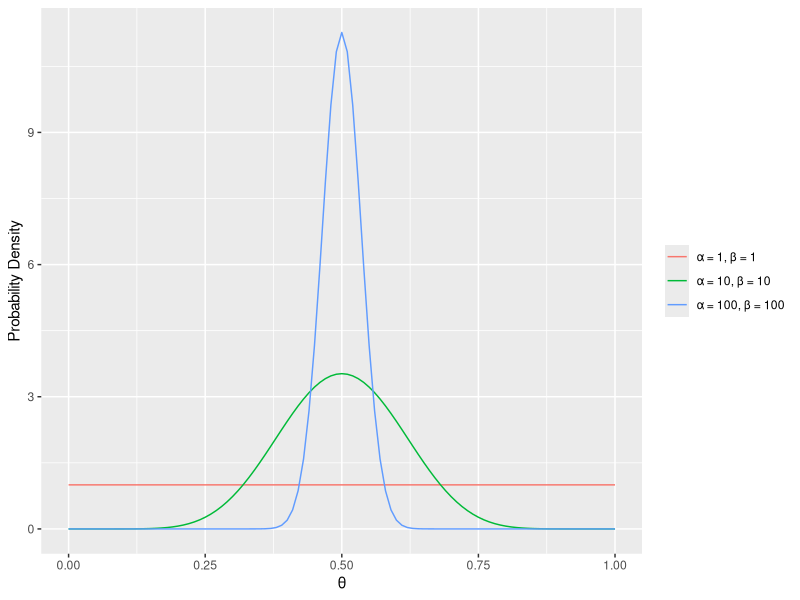
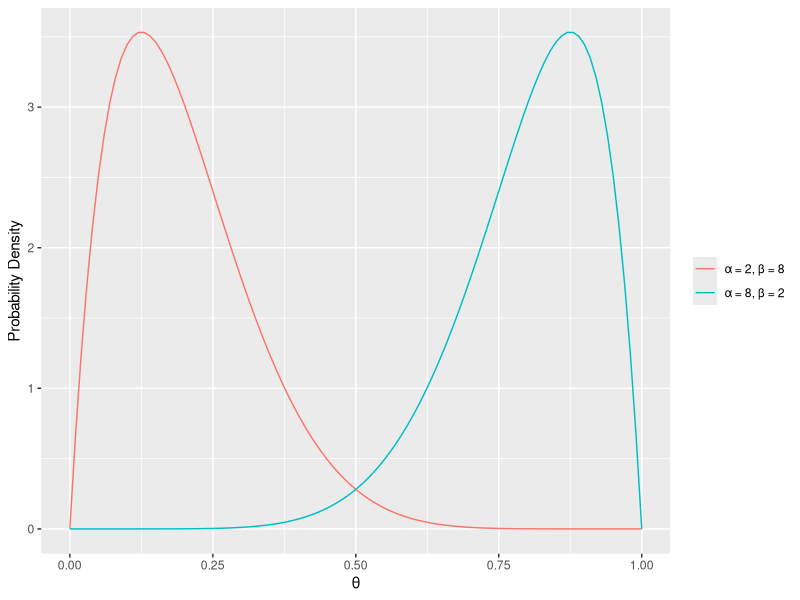
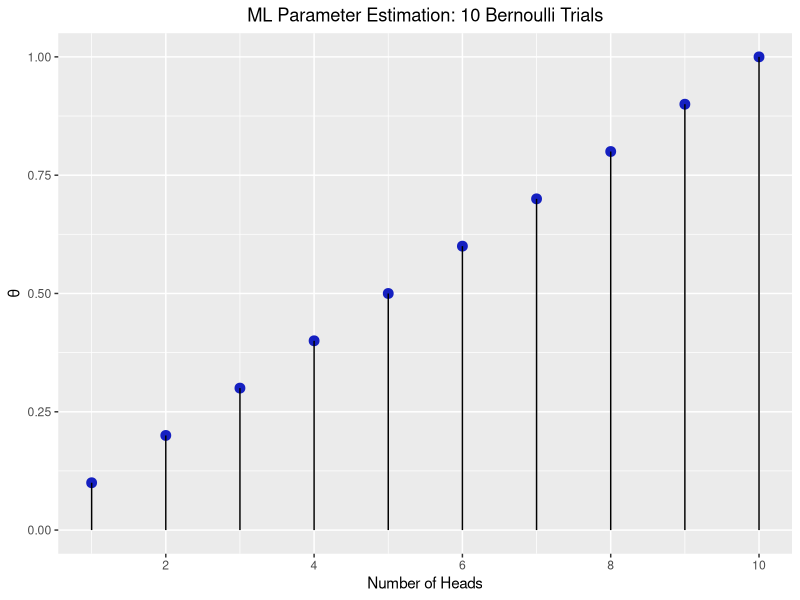
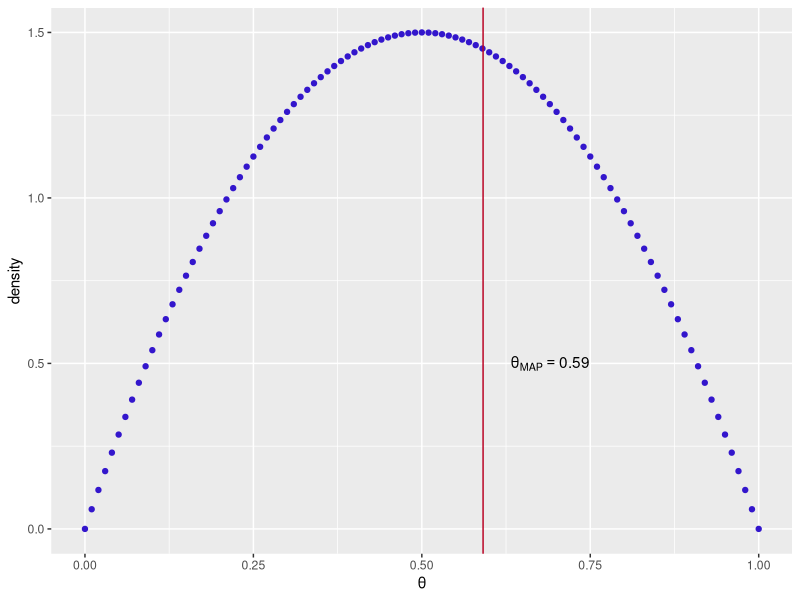
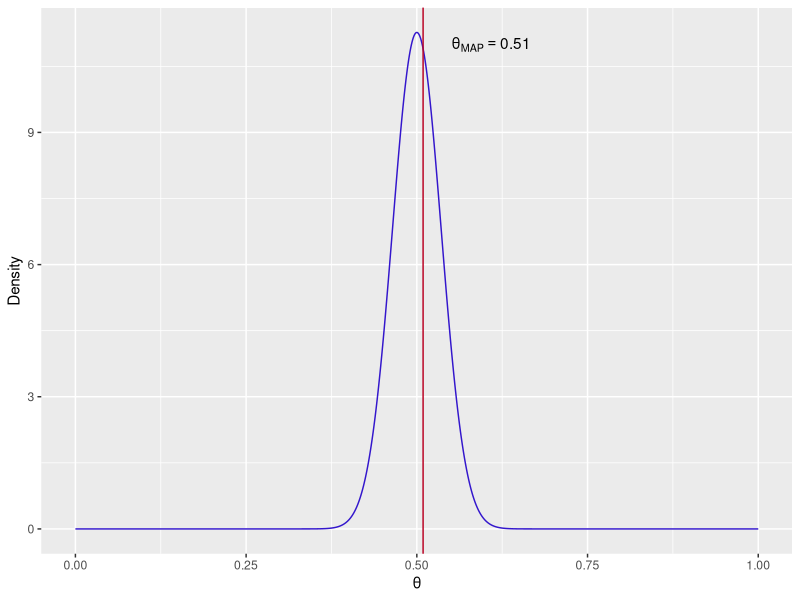
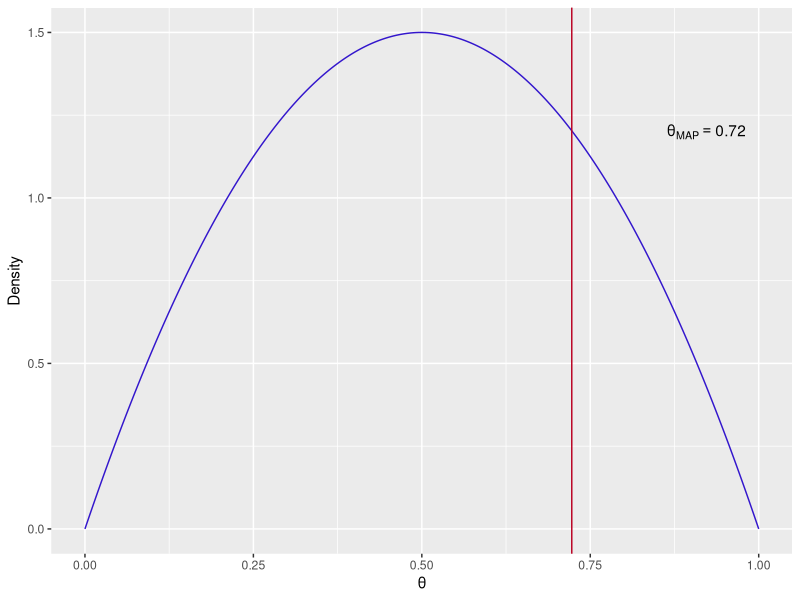
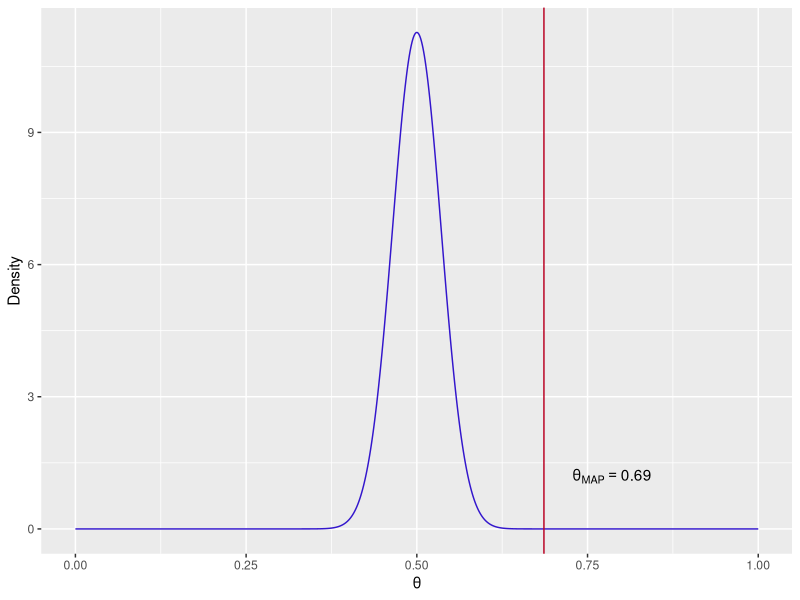

Recreate these plots in R, in order.
## ---- chunk 1
library(ggplot2)
a <- c(1, 10, 100)
b <- c(1, 10, 100)
params <- cbind(a,b)
ds <- NULL
n <- seq(0,1,0.01)
for(i in 1:nrow(params)){
  ds <- rbind(data.frame(x = n, y = dbeta(n, params[i,1], params[i,2]),
                             parameters = paste0("\U03B1 = ",params[i,1],
                                                 ", \U03B2 = ", params[i,2])), ds)
}

ggplot(ds, aes(x = x, y = y, color=parameters)) + geom_line() + 
  labs(x = '\U03B8', y = 'Probability Density') +
  scale_color_discrete(name=NULL)

## ---- chunk 2
library(ggplot2)
a <- c(8, 2)
b <- c(2, 8)
params <- cbind(a,b)
ds <- NULL
n <- seq(0,1,0.01)
for(i in 1:nrow(params)){
  ds <- rbind(data.frame(x = n, y = dbeta(n, params[i,1], params[i,2]),
                             parameters = paste0("\U03B1 = ",params[i,1],
                                                 ", \U03B2 = ", params[i,2])), ds)
}

ggplot(ds, aes(x = x, y = y, color=parameters)) + geom_line() + 
  labs(x = '\U03B8', y = 'Probability Density') +
  scale_color_discrete(name=NULL)

## ---- chunk 3
library(ggplot2)
heads = 1:10
flips = 10
ds <- data.frame(heads, flips = rep(flips, length(heads)))
ds$theta <- ds$heads/ds$flips


ggplot(ds, aes(x = heads,
               y = theta)) + 
  geom_point(color ='#1520c1', size = 3) + 
  geom_linerange(aes(x=heads,
                     y=NULL, ymax=theta,
                     ymin=0)) +
  scale_x_continuous(breaks = seq(0,10,2), labels = seq(0,10,2)) + 
  labs(y='\U03B8', x="Number of Heads", title ="ML Parameter Estimation: 10 Bernoulli Trials") +
  theme(plot.title = element_text(hjust = 0.5))
## ---- chunk 4
# description:
# ml will yeild the expected average and is not effected by the prior
# map uses a weak assumption - uniform density for all values of theta
# this results in a theta_map value very similar to the ml value
n <- 20
heads <- 12
tails <- 8


# ml
ml_theta <- heads/n
# map
B <- 2
alpha <- 2

map_theta <- (heads + alpha - 1)/(heads + tails + alpha + B -2)
possible_theta <- seq(0,1,0.01)
beta_ds <- data.frame(theta = possible_theta, density = dbeta(possible_theta, alpha,B))
ggplot(beta_ds, aes(x = theta, y = density)) + geom_point(color='#3316cc') + 
  geom_vline(xintercept=map_theta, color = '#ba0223') + 
  annotate("text", x = map_theta + 0.1, y=0.5, label= paste("\U03B8[MAP]==", round(map_theta,2)), parse=T)+
  labs(x='\U03B8')

## ---- chunk 5
# description:
# the strong assumption of a 'fair' coin prior reduces the width of the 
# distribution, i.e. much higher probability density near theta (p) of 0.5
# This forces the MAP theta value to stay much closer to the prior due to the 
# small amount of observed evidence

n <- 20
heads <- 12
tails <- 8


# ml
ml_theta <- heads/n
# map
B <- 100
alpha <- 100

map_theta <- (heads + alpha - 1)/(heads + tails + alpha + B -2)
possible_theta <- seq(0,1,0.001)
beta_ds <- data.frame(theta = possible_theta, density = dbeta(possible_theta, alpha,B))
ggplot(beta_ds, aes(x = theta, y = density)) + geom_line(color='#3316cc') + 
  geom_vline(xintercept=map_theta, color = '#ba0223') + 
  annotate("text", x = map_theta + 0.1, y=11, label= paste("\U03B8[MAP]==", round(map_theta,2)), parse=T)+
  labs(x='\U03B8', y = 'Density')

## ---- chunk 6
# description
# high number of observed samples (evidence)
# weak prior - uniform 
# ml and map are close to one another - close... as expected
n <- 1000
heads <- 723
tails <- n-heads


# ml
ml_theta <- heads/n
# map
B <- 2
alpha <- 2
map_theta <- (heads + alpha - 1)/(heads + tails + alpha + B -2)
possible_theta <- seq(0,1,0.001)
beta_ds <- data.frame(theta = possible_theta, density = dbeta(possible_theta, alpha,B))
ggplot(beta_ds, aes(x = theta, y = density)) + geom_line(color='#3316cc') + 
  geom_vline(xintercept=map_theta, color = '#ba0223') + 
  annotate("text", x = map_theta + 0.2, y=1.2, label= paste("\U03B8[MAP]==", round(map_theta,2)), parse=T)+
  labs(x='\U03B8', y = 'Density')
## ---- chunk 7

n <- 1000
heads <- 723
tails <- n-heads


# ml
ml_theta <- heads/n
# map
B <- 100
alpha <- 100
possible_theta <- seq(0,1,0.001)
beta_ds <- data.frame(theta = possible_theta, density = dbeta(possible_theta, alpha,B))
map_theta <- (heads + alpha - 1)/(heads + tails + alpha + B -2)
ggplot(beta_ds, aes(x = theta, y = density)) + 
  geom_line(color='#3316cc') + 
  geom_vline(xintercept=map_theta, color = '#ba0223') + 
  annotate("text", x = map_theta + 0.1, y=1.2, label= paste("\U03B8[MAP]==", round(map_theta,2)), parse=T)+
  labs(x='\U03B8', y = 'Density')
